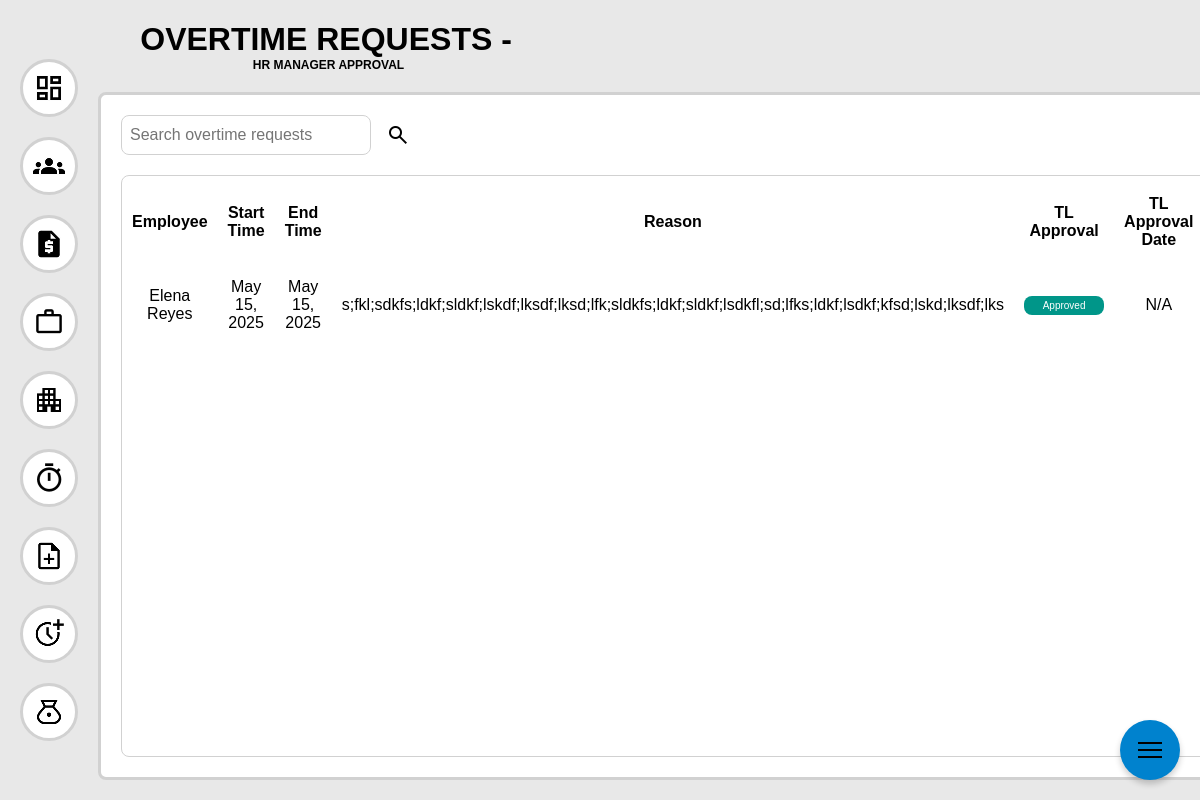
Screenshot of /hr_manager_overtime.php (signed in) with the database file from the repository.
### tables this page shows
CREATE TABLE `overtime` (
  `overtime_id` int(11) NOT NULL,
  `date_created` date NOT NULL DEFAULT current_timestamp(),
  `start_time` datetime DEFAULT NULL,
  `end_time` datetime DEFAULT NULL,
  `ot_type` enum('Weekday','Weekend','Holiday') DEFAULT NULL,
  `ot_reason` text DEFAULT NULL,
  `employee_id` int(11) DEFAULT NULL,
  `remarks` text DEFAULT NULL,
  `tl_approval` enum('Pending','Approved','Rejected') DEFAULT 'Pending',
  `hr_manager_approval` enum('Pending','Approved','Rejected') DEFAULT 'Pending',
  `status` enum('Pending','Approved','Rejected') DEFAULT 'Pending',
  `date_modified` timestamp NOT NULL DEFAULT current_timestamp() ON UPDATE current_timestamp(),
  `tl_approval_date` datetime DEFAULT NULL,
  `hr_manager_approval_date` datetime DEFAULT NULL,
  `overtime_date` date DEFAULT NULL
);

CREATE TABLE `employee` (
  `employee_id` int(11) NOT NULL,
  `user_account_id` int(11) NOT NULL,
  `first_name` varchar(255) NOT NULL,
  `last_name` varchar(255) NOT NULL,
  `middle_name` varchar(255) DEFAULT NULL,
  `mobile` varchar(20) DEFAULT NULL,
  `gender` enum('Male','Female','Other') DEFAULT NULL,
  `street` varchar(255) DEFAULT NULL,
  `barangay` varchar(100) DEFAULT NULL,
  `city` varchar(100) DEFAULT 'Iligan City',
  `province` varchar(100) DEFAULT 'Lanao del Norte',
  `status` enum('Active','Inactive','Terminated','Resigned') NOT NULL DEFAULT 'Active',
  `email` varchar(255) DEFAULT NULL,
  `dob` date DEFAULT NULL,
  `hire_date` date NOT NULL DEFAULT current_timestamp(),
  `civil_status` enum('Single','Married','Widowed','Separated') DEFAULT NULL,
  `job_id` int(11) DEFAULT NULL,
  `sss_number` varchar(20) DEFAULT NULL,
  `philhealth_number` varchar(20) DEFAULT NULL,
  `pagibig_number` varchar(20) DEFAULT NULL,
  `tin_number` varchar(20) DEFAULT NULL,
  `manager_id` int(11) DEFAULT NULL,
  `team_leader_id` int(11) DEFAULT NULL,
  `emergency_contact_name` varchar(255) DEFAULT NULL,
  `emergency_contact_number` varchar(20) DEFAULT NULL,
  `emergency_contact_relationship` varchar(100) DEFAULT NULL,
  `date_created` timestamp NOT NULL DEFAULT current_timestamp(),
  `date_modified` timestamp NOT NULL DEFAULT current_timestamp() ON UPDATE current_timestamp(),
  `setup` tinyint(1) DEFAULT 0
);

### hr_manager_overtime.php (the view, shortened to what this page needs)
<?php
include 'includes/database.php';
function formatDate($rawDate, $format = 'M d, Y')
{
    if (!empty($rawDate)) {
        try {
            $date = new DateTime($rawDate);
            return htmlspecialchars($date->format($format));
        } catch (Exception $e) {
            return 'Invalid Date';
        }
    }
    return 'N/A';
}
$overtimeRequests = [];
$searchQuery = "";
try {
    if (isset($_GET['search']) && !empty($_GET['search'])) {
        $searchQuery = trim($_GET['search']);
        $sql_search = "SELECT ot.*, e.first_name, e.middle_name, e.last_name
                       FROM overtime ot
                       INNER JOIN employee e ON ot.employee_id = e.employee_id
                       WHERE ot.tl_approval = 'Approved'
                       AND (e.first_name LIKE :searchQuery
                       OR e.middle_name LIKE :searchQuery
                       OR e.last_name LIKE :searchQuery
                       OR ot.status LIKE :searchQuery)
                       ORDER BY ot.date_created DESC";
        $stmt_search = $pdo->prepare($sql_search);
        $stmt_search->bindValue(':searchQuery', "%$searchQuery%", PDO::PARAM_STR);
        $stmt_search->execute();
        $overtimeRequests = $stmt_search->fetchAll(PDO::FETCH_ASSOC);
    } else {
        $sql_overtime = "SELECT ot.*, e.first_name, e.middle_name, e.last_name
                         FROM overtime ot
                         INNER JOIN employee e ON ot.employee_id = e.employee_id
                         WHERE ot.tl_approval = 'Approved'
                         ORDER BY ot.date_created DESC";
        $stmt_overtime = $pdo->prepare($sql_overtime);
        $stmt_overtime->execute();
        $overtimeRequests = $stmt_overtime->fetchAll(PDO::FETCH_ASSOC);
    }
} catch (PDOException $e) {
    echo "Error: " . $e->getMessage();
}
?>
<html>
<head>
    <link rel="stylesheet" href="style.css" />
</head>
<body class="font-medium">
    <div id="admin">
        <div class="dashboard-background">
            <div class="dashboard-container">
                <div class="dashboard-navigation">
                    <?php include('includes/navigation.php') ?>
                </div>
                <div class="dashboard-content">
                    <div class="dashboard-content-item1">
                        <div class="dashboard-content-header font-black">
                            <h1>OVERTIME REQUESTS - <span style="font-size: 12px;"> HR MANAGER APPROVAL</span></h1>
                        </div>
                        <div id="logout-admin" class="dashboard-content-header font-medium">
                            <?php include('includes/header-avatar.php') ?>
                        </div>
                    </div>
                    <div class="employee-main-content">
                        <div class="employee-header">
                            <div class="employee-header-div">
                                <form method="GET" action="hr_manager_overtime.php"
                                    style="display: flex; align-items: center; gap: 10px;">
                                    <input type="text" id="employee_search" name="search"
                                        placeholder="Search overtime requests"
                                        value="<?php echo htmlspecialchars($searchQuery); ?>"
                                        style="padding: 8px; font-size: 16px; width: 250px;">
                                    <button type="submit" style="background: none; border: none; cursor: pointer;">
                                        <img class="img-resize" height="32px" width="32px"
                                            src="assets/images/icons/search-icon.png" alt="Search">
                                    </button>
                                </form>
                            </div>
                        </div>
                        <div class="employee-display" style="overflow: auto;">
                            <table class="employee-table">
                                <thead class="font-bold">
                                    <tr>
                                        <th>Employee</th>
                                        <th>Start Time</th>
                                        <th>End Time</th>
                                        <th>Reason</th>
                                        <th>TL Approval</th>
                                        <th>TL Approval Date</th>
                                    </tr>
                                </thead>
                                <tbody class="font-medium">
                                    <?php if (!empty($overtimeRequests)): ?>
                                        <?php foreach ($overtimeRequests as $overtimeRequest): ?>
                                            <tr id="row-<?php echo $overtimeRequest['overtime_id'] ?>"
                                                data-user='<?php echo json_encode($overtimeRequest); ?>'
                                                class="employee-display-list text-center"
                                                onclick="openModal(<?php echo $overtimeRequest['overtime_id'] ?>)">
                                                <td style="text-align: center;">
                                                    <?php echo htmlspecialchars($overtimeRequest['first_name'] . " " . $overtimeRequest['last_name']) ?>
                                                </td>
                                                <td style="text-align: center;">
                                                    <?php echo formatDate($overtimeRequest['start_time']) ?>
                                                </td>
                                                <td style="text-align: center;">
                                                    <?php echo formatDate($overtimeRequest['end_time']) ?>
                                                </td>
                                                <td style="text-align: center;">
                                                    <?php echo htmlspecialchars($overtimeRequest['ot_reason']) ?>
                                                </td>
                                                <td style="text-align: center;"><?php
                                                $tl_status = htmlspecialchars($overtimeRequest['tl_approval']);
                                                switch ($tl_status) {
                                                    case 'Approved':
                                                        echo "<div style='width:80px; margin: 0 auto;' class='employee-status employee-status-active'>Approved</div>";
                                                        break;
                                                }
                                                ?></td>
                                                <td style="text-align: center;">
                                                    <?php echo formatDate($overtimeRequest['tl_approval_date']) ?>
                                                </td>
                                            </tr>
                                        <?php endforeach; ?>
                                    <?php else: ?>
                                        <tr>
                                            <td colspan="10">No overtime requests found.</td>
                                        </tr>
                                    <?php endif; ?>
                                </tbody>
                            </table>
                        </div>
                    </div>
                </div>
            </div>
        </div>
    </div>
</body>
</html>

### style.css (style rules this page uses)
:root { --color-base-100: #FFFFFF; --color-base-200: #E8E8E8; --color-base-300: #D1D1D1; --color-base-content: #181A2A; --color-primary: #0082CE; --color-primary-content: #fff; --color-secondary: #61738D; --color-secondary-content: #fff; --color-accent: #009689; --color-accent-content: #ffffff; --color-neutral: #000; --color-neutral-content: #fff; --color-info: #0090B5; --color-info-content: #fff; --color-success: #00A43B; --color-success-content: #fff; --color-warning: #FDC700; --color-warning-content: #000; --color-error: #FF6266; --color-error-content: #000; --radius-selector: 0.25rem; --radius-field: 0.25rem; --radius-box: 0.25rem; --size-selector: 0.25rem; --size-field: 0.25rem; --border: 1px; --depth: 0; --noise: 0; }
.font-medium { font-family: "Alegreya Sans", sans-serif; font-weight: 500; font-style: normal; }
.font-bold { font-family: "Alegreya Sans", sans-serif; font-weight: 700; font-style: normal; }
.font-black { font-family: "Alegreya Sans", sans-serif; font-weight: 900; font-style: normal; }
html, body { height: 100%; margin: 0; padding: 0; }
input, select { border: 1px var(--color-base-300) solid; border-radius: 8px; }
input[type=text] { padding: 10px; }
button { background-color: var(--color-primary); color: white; border: none; border-radius: 8px; cursor: pointer; font-size: 16px; }
.dashboard-background { margin: 0; padding: 0; display: flex; min-height: 100vh; max-height: 100vh; background-color: var(--color-base-200); }
.dashboard-container { display: flex; width: 100%; max-width: 100%; overflow-y: auto; padding: 20px; gap: 20px; }
.dashboard-content { flex-grow:1; flex-basis:80%; display: flex; flex-direction: column; gap: 20px; }
.dashboard-content-item1 { flex-grow: 0; height: auto; display: flex; justify-content: space-between; align-items: flex-end; flex-wrap: nowrap; }
.dashboard-content-header { text-align: center; height: auto; display: flex; align-items: center; justify-content: flex-end; gap: 10px; }
.img-resize { height: 64px; width: 64px; border-radius: 8px; }
.dashboard-navigation { flex-grow:0; display: flex; flex-direction: column; justify-content: space-around; align-items: center; }
.employee-main-content { flex: 0; height: 100%; flex-basis: 100%; display: flex; flex-direction: column; background: var(--color-base-100); border: 3px solid var(--color-base-300); border-radius: 8px; padding: 20px; gap: 20px; overflow: hidden; }
.employee-header { display: flex; flex-direction: row; justify-content: space-between; align-items: center; }
.employee-header-div form { display: flex; flex-direction: row; align-items: center; gap: 10px; margin: 0; }
.employee-header-div form input { height: 40px; border: 1px solid var(--color-base-300); border-radius: 8px; padding: 0 10px; flex-grow: 1; }
.employee-header-div form button { padding: 5px; height: 40px; border: none; background: transparent; cursor: pointer; display: flex; align-items: center; justify-content: center; }
.employee-header-div form button img { height: 24px; width: 24px; }
.employee-display { background: var(--color-base-100); border: 1px solid var(--color-base-300); border-radius: 8px; flex-basis: 100%; display: flex; flex-direction: column; overflow: hidden; }
.text-center { text-align: center; }
.employee-display-list { border: #0056b3 solid 10px; }
.employee-display table thead tr th { padding: 10px; }
.employee-display-list td { padding: 10px; text-align: left; }
.employee-table { border-spacing: 0; }
.employee-status { padding: 4px 0px; border-radius: 8px; text-align: center; font-size: 10px; }
.employee-status-active { background-color: var(--color-accent); color: var(--color-accent-content); }
.setup-container p, h1 { margin: 0; }
.dashboard-content-header { position: relative; }
.dashboard-content-header h1 span { display: inline-block; vertical-align: middle; font-size: 12px; margin-left: 5px; }

### rows the page displays
overtime: employee.last_name "Elena Reyes", start_time "May 15, 2025", end_time "May 15, 2025", ot_reason "s;fkl;sdkfs;ldkf;sldkf;lskdf;lksdf;lksd;lfk;sldkfs;ldkf;sldkf;lsdkfl;sd;lfks;ldkf;lsdkf;kfsd;lskd;lksdf;lks", tl_approval "Approved", tl_approval_date "N/A"
